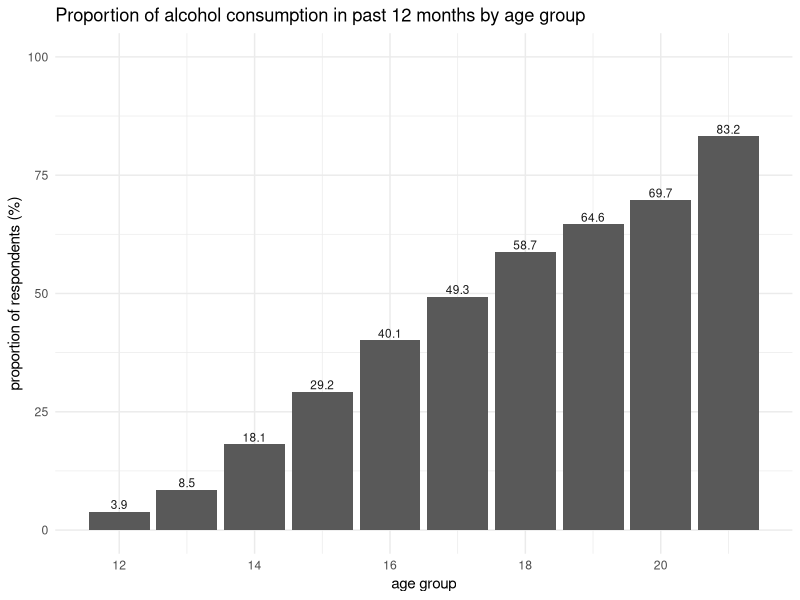
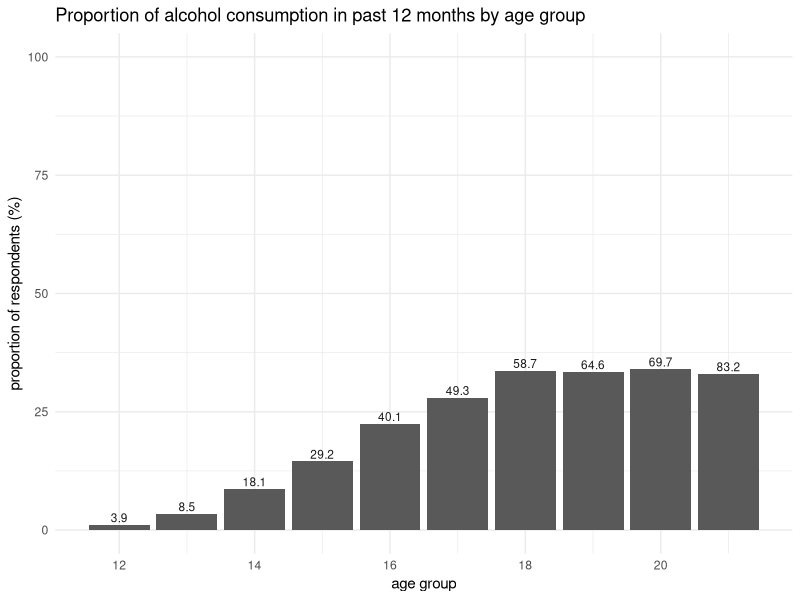

The R source for these figures, in order:
## ---- chunk 1
#| include: false
library(tidyverse)
# put any other packages used here!
## ---- chunk 2
# read in the data
data <- read.csv("data/drug-use-by-age-cleaned.csv")

## ---- chunk 3
#| echo: false

plot_alc <- ggplot(data, aes(x=age, y=alcohol.use)) + 
  geom_bar(stat = "identity") + 
  geom_text(aes(label=alcohol.use), vjust=-0.3, color="grey10", size=3) +
  labs(title="Proportion of alcohol consumption in past 12 months by age group") +
  xlab("age group") +
  ylab("proportion of respondents (%)") +
  ylim(0, 100) +
  theme_minimal()
show(plot_alc)
## ---- chunk 4
#| echo: false

plot_mar <- ggplot(data, aes(x=age, y=marijuana.use)) + 
  geom_bar(stat = "identity") + 
  geom_text(aes(label=alcohol.use), vjust=-0.3, color="grey10", size=3) +
  labs(title="Proportion of alcohol consumption in past 12 months by age group") +
  xlab("age group") +
  ylab("proportion of respondents (%)") +
  ylim(0, 100) +
  theme_minimal()
show(plot_mar)
